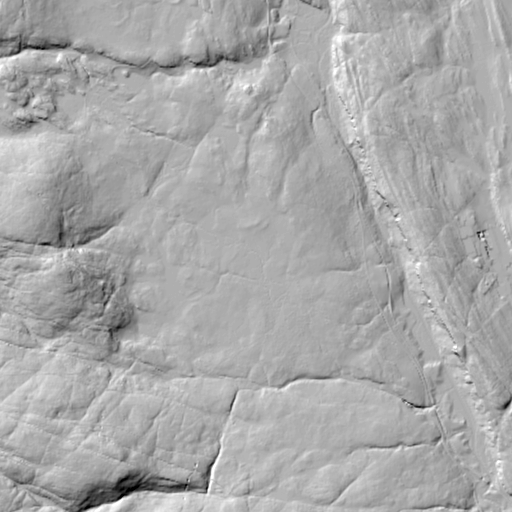
#> input picture gruver/data/funn/debug_tile.png, 512 x 512 px
$ python tune.py
#> lines starting #> are read from the running program, lines starting #| are printed output that depends on the picture
import cv2
import numpy as np
import urllib.request
import os

def detect_circles_php_style(img_path, min_rad, max_rad):
#> called with img_path = 'data/funn/debug_tile.png', min_rad = 5, max_rad = 10
    img = cv2.imread(img_path)
#> img is the input picture: shape (512, 512, 3); min 0, max 255, mean 168.7
    gray = cv2.cvtColor(img, cv2.COLOR_BGR2GRAY)
    # The PHP script applies -15 contrast which maps roughly to 0.85 alpha in OpenCV
    # but we'll just use the raw grayscale for now as it's close enough.
    h, w = gray.shape
#> h = 512; w = 512

    out_img = img.copy()
    found = 0

    radii = list(range(min_rad, max_rad + 1))
    step = 3

    thresh = 22 # Testing threshold

    for r in radii:
        for y in range(r + 5, h - r - 5, step):
            for x in range(r + 5, w - r - 5, step):
                center = int(gray[y, x])

                num_samples = 16
                hits = 0
                total_contrast = 0
                quadrants = [0, 0, 0, 0]

                for i in range(num_samples):
                    a = (i / num_samples) * 2 * np.pi
                    sx = int(x + np.cos(a) * r)
                    sy = int(y + np.sin(a) * r)

                    v = int(gray[sy, sx])
                    diff = abs(v - center)

                    if diff > thresh:
                        hits += 1
                        total_contrast += diff
                        quad = int((a / (2 * np.pi)) * 4)
                        if quad > 3: quad = 3
                        quadrants[quad] += 1

                active_quads = sum(1 for q in quadrants if q >= 1)

                if hits >= 12 and active_quads == 4:
                    cv2.circle(out_img, (x, y), r, (0, 0, 255), 1)
                    found += 1
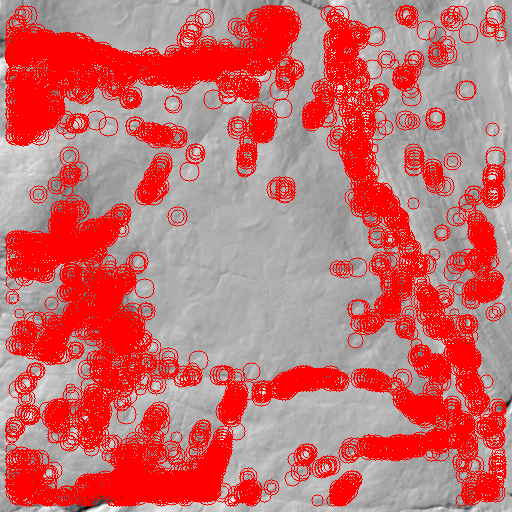
#> out_img: shape (512, 512, 3); mean B, G, R 109.5, 109.5, 201.6
#> after the loop, found = 6953

    print(f"Hits with thresh={thresh}, hits>=12: {found}")
#| Hits with thresh=22, hits>=12: 6953
    cv2.imwrite("data/funn/tuned_output.png", out_img)

if not os.path.exists("data/funn/debug_tile.png"):
    urllib.request.urlretrieve('https://voxcuriosa.no/gruver/data/funn/debug_tile.png', 'data/funn/debug_tile.png')

detect_circles_php_style("data/funn/debug_tile.png", 5, 10)
